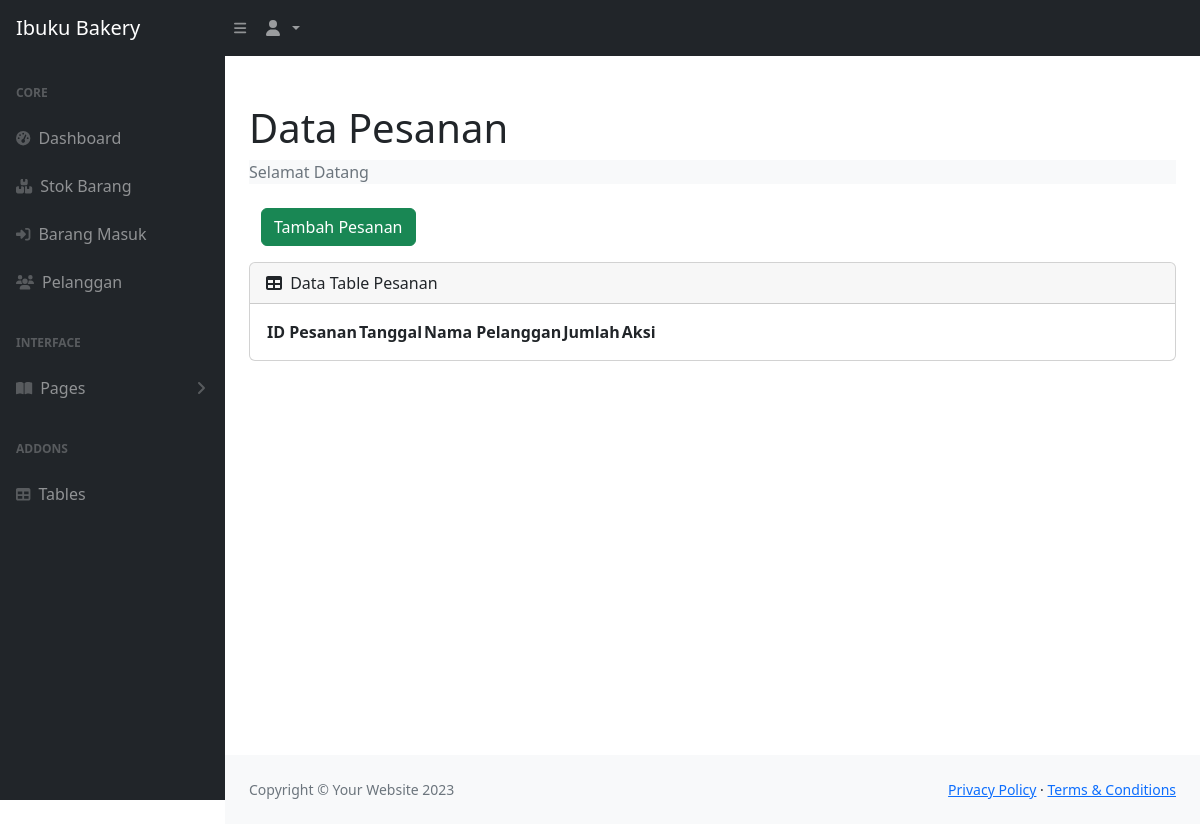
The app's page /index.php (signed in), older data.
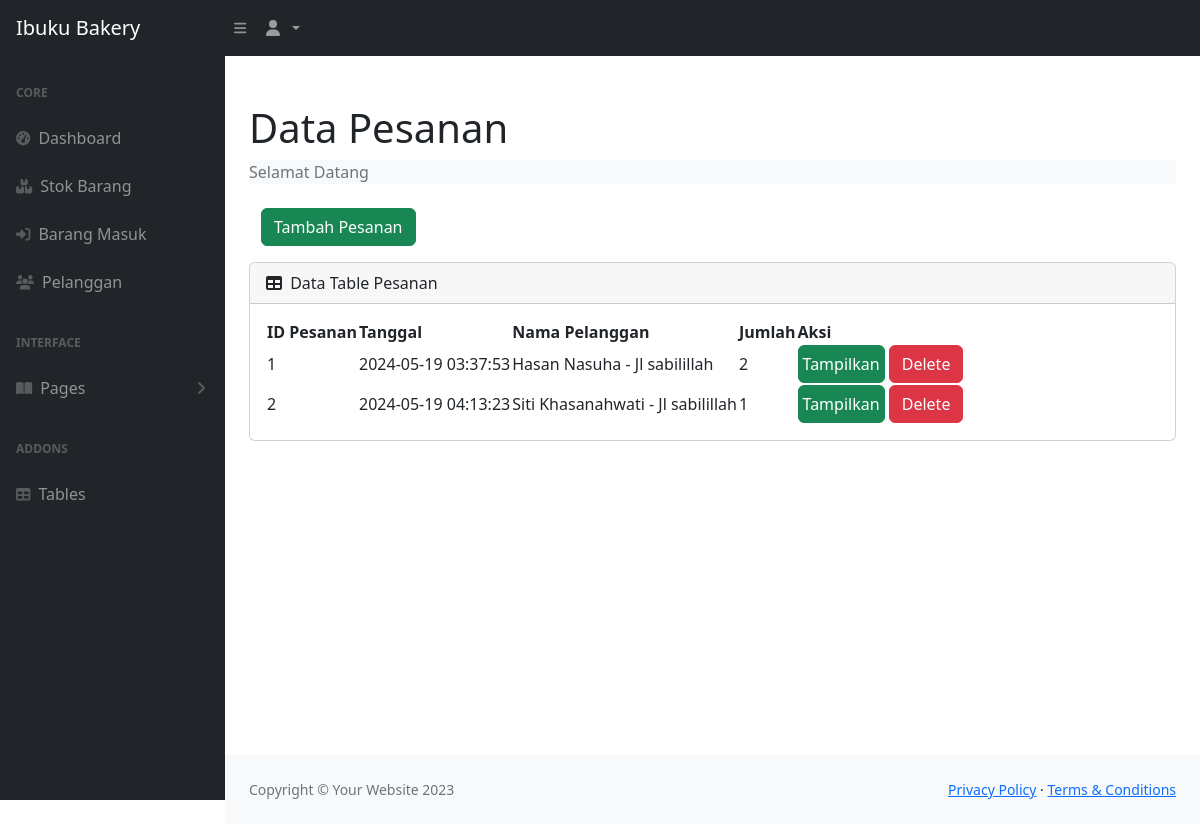
The same page, newer data.
### tables this page shows
CREATE TABLE `pesanan` (
  `idpesanan` int(11) NOT NULL,
  `tanggal` timestamp NOT NULL DEFAULT current_timestamp(),
  `idpelanggan` int(11) DEFAULT NULL
);

CREATE TABLE `pelanggan` (
  `idpelanggan` int(11) NOT NULL,
  `nama_pelanggan` varchar(50) NOT NULL,
  `no_telp` varchar(20) NOT NULL,
  `alamat` text NOT NULL
);

### index.php (the view, shortened to what this page needs)
<?php
  require 'logincek.php';
?>
<!DOCTYPE html>
<html lang="en">
  <head>
    <link href="https://cdn.jsdelivr.net/npm/simple-datatables@7.1.2/dist/style.min.css" rel="stylesheet" />
    <link href="css/index.css" rel="stylesheet" />
  </head>
  <body class="sb-nav-fixed">
    <nav class="sb-topnav navbar navbar-expand navbar-dark bg-dark">
      <a class="navbar-brand ps-3" href="index.php">Ibuku Bakery</a>
      <button class="btn btn-link btn-sm order-1 order-lg-0 me-4 me-lg-0" id="sidebarToggle" href="#!">
        <i class="fas fa-bars"></i>
      </button>
      <ul class="navbar-nav ms-auto ms-md-0 me-3 me-lg-4">
        <li class="nav-item dropdown">
          <a class="nav-link dropdown-toggle" id="navbarDropdown" href="#" role="button" data-bs-toggle="dropdown" aria-expanded="false">
            <i class="fas fa-user fa-fw"></i>
          </a>
        </li>
      </ul>
    </nav>
    <div id="layoutSidenav">
      <div id="layoutSidenav_nav">
        <nav class="sb-sidenav accordion sb-sidenav-dark" id="sidenavAccordion">
          <div class="sb-sidenav-menu">
            <div class="nav">
              <div class="sb-sidenav-menu-heading">Core</div>
              <a class="nav-link" href="index.php">
                <div class="sb-nav-link-icon">
                  <i class="fas fa-tachometer-alt"></i>
                </div>
                Dashboard
              </a>
              <a class="nav-link" href="stock.php">
                <div class="sb-nav-link-icon">
                  <i class="fa-solid fa-boxes-stacked"></i>
                </div>
                Stok Barang
              </a>
              <a class="nav-link" href="masuk.php">
                <div class="sb-nav-link-icon">
                  <i class="fa-solid fa-right-to-bracket"></i>
                </div>
                Barang Masuk
              </a>
              <a class="nav-link" href="pelanggan.php">
                <div class="sb-nav-link-icon">
                  <i class="fa-solid fa-users"></i>
                </div>
                Pelanggan
              </a>
              <div class="sb-sidenav-menu-heading">Interface</div>
              <a class="nav-link collapsed" href="#" data-bs-toggle="collapse" data-bs-target="#collapsePages" aria-expanded="false" aria-controls="collapsePages">
                <div class="sb-nav-link-icon">
                  <i class="fas fa-book-open"></i>
                </div>
                Pages
                <div class="sb-sidenav-collapse-arrow">
                  <i class="fas fa-angle-down"></i>
                </div>
              </a>
              <div class="sb-sidenav-menu-heading">Addons</div>
              <a class="nav-link" href="tables.html">
                <div class="sb-nav-link-icon"><i class="fas fa-table"></i></div>
                Tables
              </a>
            </div>
          </div>
        </nav>
      </div>
      <div id="layoutSidenav_content">
        <main>
          <div class="container-fluid px-4">
            <h1 class="mt-4">Data Pesanan</h1>
            <ol class="breadcrumb bg-light mb-4">
              <li class="breadcrumb-item active">Selamat Datang</li>
            </ol>
            <div class="container mb-3">
                <button type="button" class="btn btn-success" data-bs-toggle="modal" data-bs-target="#exampleModal">
                Tambah Pesanan
                </button>
            </div>
            <div class="card mb-4">
              <div class="card-header">
                <i class="fas fa-table me-1"></i>
                Data Table Pesanan
              </div>
              <div class="card-body">
                <table id="datatablesSimple">
                  <thead>
                    <tr>
                      <th>ID Pesanan</th>
                      <th>Tanggal</th>
                      <th>Nama Pelanggan</th>
                      <th>Jumlah</th>
                      <th>Aksi</th>
                    </tr>
                  </thead>
                  <tbody>
                  <?php
                    $get = mysqli_query($con, 'SELECT * FROM pesanan p, pelanggan pl WHERE p.idpelanggan=pl.idpelanggan');
                    while($p = mysqli_fetch_array($get)){
                      $idpesanan = $p['idpesanan'];
                      $tanggal = $p['tanggal'];
                      $namapelanggan = $p['nama_pelanggan'];
                      $alamat = $p['alamat'];
                      $hitungjumlah = mysqli_query($con,"SELECT * FROM detailpesanan WHERE idpesanan='$idpesanan'");
                      $jumlah = mysqli_num_rows($hitungjumlah);
                  ?>
                    <tr>
                      <td><?=$idpesanan;?></td>
                      <td><?=$tanggal;?></td>
                      <td><?=$namapelanggan;?> - <?=$alamat;?></td>
                      <td><?=$jumlah;?></td>
                      <td><a href="view.php?idp=<?=$idpesanan;?>" class="btn btn-success px-1" target="blank">Tampilkan</a>
                      <a href="" class="btn btn-danger ">Delete</a></td>
                    </tr>
                  <?php
                    };
                  ?>
                  </tbody>
                </table>
              </div>
            </div>
          </div>
        </main>
        <footer class="py-4 bg-light mt-auto">
          <div class="container-fluid px-4">
            <div class="d-flex align-items-center justify-content-between small">
              <div class="text-muted">Copyright &copy; Your Website 2023</div>
              <div>
                <a href="#">Privacy Policy</a>
                &middot;
                <a href="#">Terms &amp; Conditions</a>
              </div>
            </div>
          </div>
        </footer>
      </div>
    </div>
  </body>
</html>

Row changes from the older to the newer data that the page shows:
added pesanan: idpesanan "1", tanggal "2024-05-19 03:37:53", idpelanggan.nama_pelanggan "Hasan Nasuha", idpelanggan.alamat "Jl sabilillah", jumlah "2"
added pesanan: idpesanan "2", tanggal "2024-05-19 04:13:23", idpelanggan.nama_pelanggan "Siti Khasanahwati", idpelanggan.alamat "Jl sabilillah", jumlah "1"
